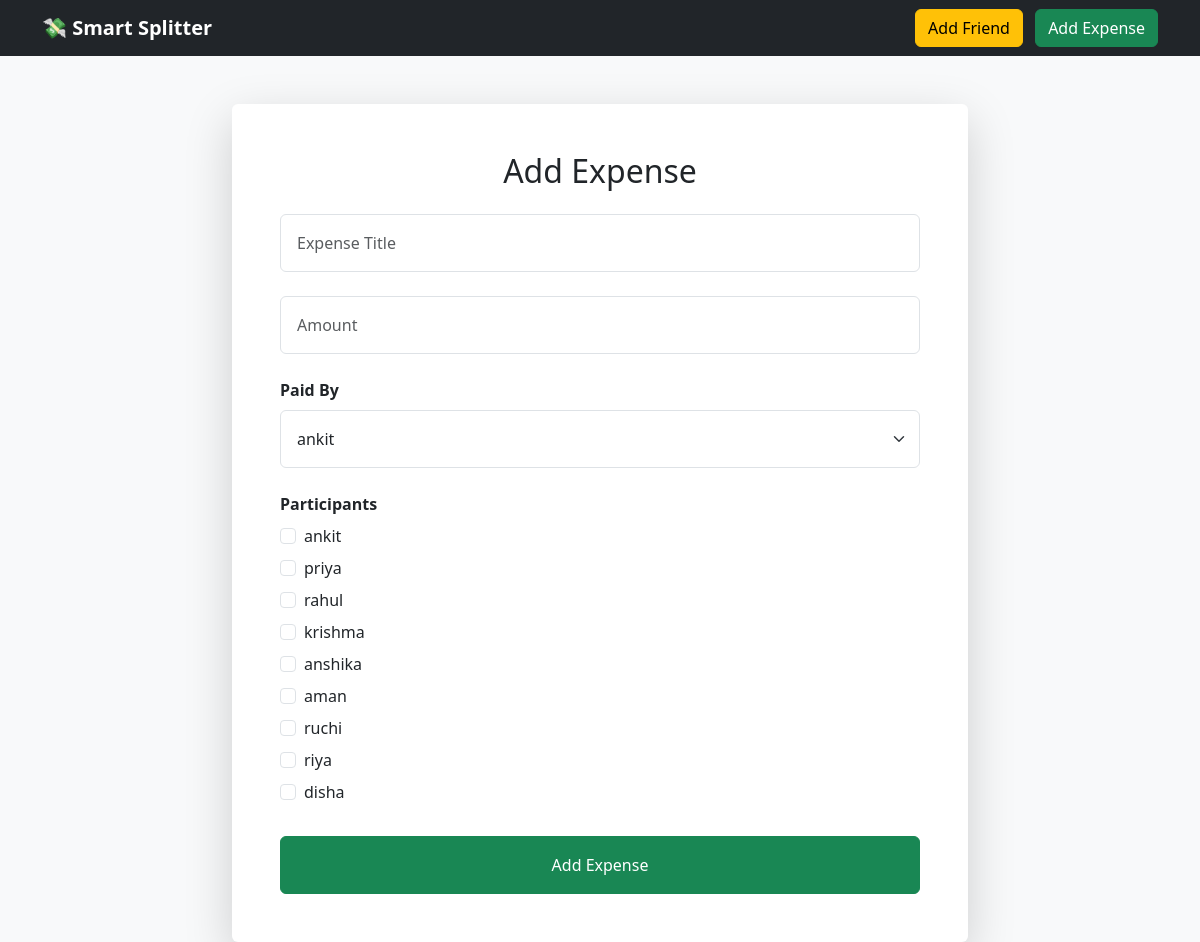
/add-expense/, run on the app's committed database.
### app/models.py (models this page shows, shortened)
class Friend(models.Model):
    name = models.CharField(max_length=100)

### app/views.py (the view, shortened to what this page needs)
def add_expense(request):
    friends = Friend.objects.all()
    context = {
        'friends': friends
    }
    return render(
        request,
        'app/add_expense.html',
        context
    )

### app/templates/app/add_expense.html (shortened to what this page needs)
{% extends 'app/base.html' %}
{% block content %}
<div class="row justify-content-center">
    <div class="col-md-8">
        <div class="card shadow-lg border-0">
            <div class="card-body p-5">
                <h2 class="text-center mb-4">
                    Add Expense
                </h2>
                <form method="POST">
                    <input type="text"
                           name="title"
                           class="form-control p-3 mb-4"
                           placeholder="Expense Title"
                           required>
                    <input type="number"
                           name="amount"
                           class="form-control p-3 mb-4"
                           placeholder="Amount"
                           required>
                    <label class="fw-bold mb-2">
                        Paid By
                    </label>
                    <select name="paid_by"
                            class="form-select p-3 mb-4">
                        {% for friend in friends %}
                        <option value="{{ friend.id }}">
                            {{ friend.name }}
                        </option>
                        {% endfor %}
                    </select>
                    <label class="fw-bold mb-2">
                        Participants
                    </label>
                    {% for friend in friends %}
                    <div class="form-check mb-2">
                        <input type="checkbox"
                               name="participants"
                               value="{{ friend.id }}"
                               class="form-check-input">
                        <label class="form-check-label">
                            {{ friend.name }}
                        </label>
                    </div>
                    {% endfor %}
                    <button class="btn btn-success w-100 mt-4 p-3">
                        Add Expense
                    </button>
                </form>
            </div>
        </div>
    </div>
</div>
{% endblock %}

### data on the page
Friend: name "ankit"
Friend: name "priya"
Friend: name "rahul"
Friend: name "krishma"
Friend: name "anshika"
Friend: name "aman"
Friend: name "ruchi"
Friend: name "riya"
Friend: name "disha"

### other printed values
form field paid_by "ankit"
